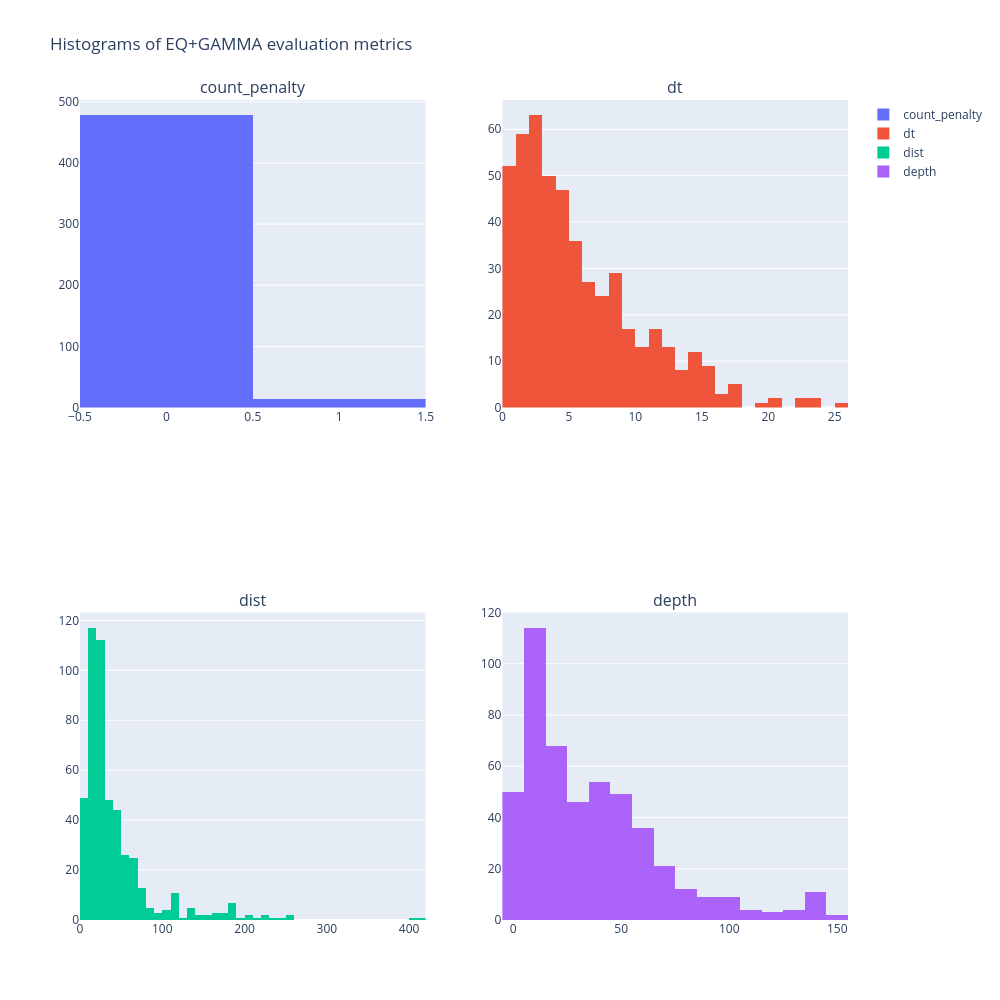

The cell this chart's notebook holds for it:
### Code cell
import plotly.express as px
import plotly.graph_objects as go
from plotly.subplots import make_subplots

fig = make_subplots(rows=2, cols=2, subplot_titles=('count_penalty', 'dt', 'dist', 'depth'))
for i, col in enumerate(['count_penalty', 'dt', 'dist', 'depth']):
    fig.add_trace(
        go.Histogram(x=test_evals_clean[col], name=col),
        row=i // 2 + 1,
        col=i % 2 + 1,
    )

fig.update_layout(
    height=1000,
    width=1000,
    title="Histograms of EQ+GAMMA evaluation metrics",
)

fig.show()

### Figure 1 — Plotly figure (JSON) as saved in the notebook; plotly's stock layout.template omitted (floating-point values rounded to 4 significant figures; data arrays with more than 128 entries replaced by an {"elided": "..."} marker saying what was removed)
{"data": [{"name": "count_penalty", "type": "histogram", "x": {"elided": "492 int values"}, "xaxis": "x", "yaxis": "y"}, {"name": "dt", "type": "histogram", "x": {"elided": "492 float values"}, "xaxis": "x2", "yaxis": "y2"}, {"name": "dist", "type": "histogram", "x": {"elided": "492 float values"}, "xaxis": "x3", "yaxis": "y3"}, {"name": "depth", "type": "histogram", "x": {"elided": "492 float values"}, "xaxis": "x4", "yaxis": "y4"}], "layout": {"annotations": [{"font": {"size": 16}, "showarrow": false, "text": "count_penalty", "x": 0.225, "xanchor": "center", "xref": "paper", "y": 1, "yanchor": "bottom", "yref": "paper"}, {"font": {"size": 16}, "showarrow": false, "text": "dt", "x": 0.775, "xanchor": "center", "xref": "paper", "y": 1, "yanchor": "bottom", "yref": "paper"}, {"font": {"size": 16}, "showarrow": false, "text": "dist", "x": 0.225, "xanchor": "center", "xref": "paper", "y": 0.375, "yanchor": "bottom", "yref": "paper"}, {"font": {"size": 16}, "showarrow": false, "text": "depth", "x": 0.775, "xanchor": "center", "xref": "paper", "y": 0.375, "yanchor": "bottom", "yref": "paper"}], "height": 1000, "title": {"text": "Histograms of EQ+GAMMA evaluation metrics"}, "width": 1000, "xaxis": {"anchor": "y", "domain": [0, 0.45]}, "xaxis2": {"anchor": "y2", "domain": [0.55, 1]}, "xaxis3": {"anchor": "y3", "domain": [0, 0.45]}, "xaxis4": {"anchor": "y4", "domain": [0.55, 1]}, "yaxis": {"anchor": "x", "domain": [0.625, 1]}, "yaxis2": {"anchor": "x2", "domain": [0.625, 1]}, "yaxis3": {"anchor": "x3", "domain": [0, 0.375]}, "yaxis4": {"anchor": "x4", "domain": [0, 0.375]}}}
